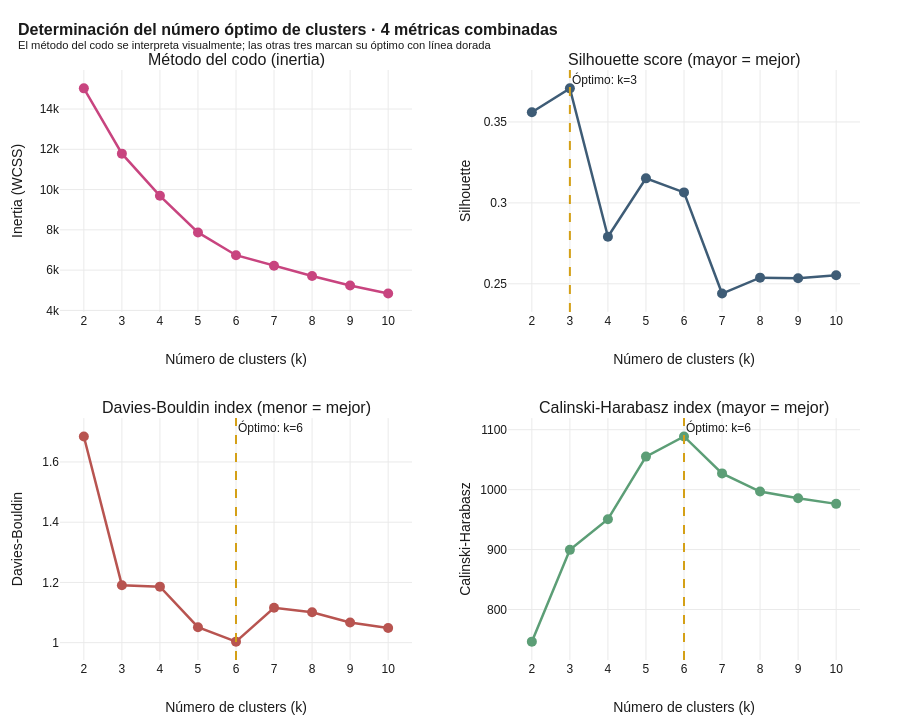

Notebook code for this chart:
### Code cell
# 3.2 Visualización combinada de las 4 métricas
fig = make_subplots(
    rows=2, cols=2,
    subplot_titles=("Método del codo (inertia)",
                     "Silhouette score (mayor = mejor)",
                     "Davies-Bouldin index (menor = mejor)",
                     "Calinski-Harabasz index (mayor = mejor)"),
    horizontal_spacing=0.12, vertical_spacing=0.18,
)

# 3.2.1 Codo: inertia
fig.add_trace(go.Scatter(
    x=df_k["k"], y=df_k["inertia"],
    mode="lines+markers", line=dict(color=COLOR_NACIONAL, width=2.5),
    marker=dict(size=10), showlegend=False,
), row=1, col=1)

# 3.2.2 Silhouette (mayor es mejor)
k_best_sil = df_k.loc[df_k["silhouette"].idxmax(), "k"]
fig.add_trace(go.Scatter(
    x=df_k["k"], y=df_k["silhouette"],
    mode="lines+markers", line=dict(color=COLOR_INTERNACIONAL, width=2.5),
    marker=dict(size=10), showlegend=False,
), row=1, col=2)
fig.add_vline(x=k_best_sil, line_dash="dash", line_color=COLOR_DESTACAR,
               annotation_text=f"Óptimo: k={k_best_sil}", row=1, col=2)

# 3.2.3 Davies-Bouldin (menor es mejor)
k_best_db = df_k.loc[df_k["davies_bouldin"].idxmin(), "k"]
fig.add_trace(go.Scatter(
    x=df_k["k"], y=df_k["davies_bouldin"],
    mode="lines+markers", line=dict(color=COLOR_NEGATIVO, width=2.5),
    marker=dict(size=10), showlegend=False,
), row=2, col=1)
fig.add_vline(x=k_best_db, line_dash="dash", line_color=COLOR_DESTACAR,
               annotation_text=f"Óptimo: k={k_best_db}", row=2, col=1)

# 3.2.4 Calinski-Harabasz (mayor es mejor)
k_best_ch = df_k.loc[df_k["calinski_harabasz"].idxmax(), "k"]
fig.add_trace(go.Scatter(
    x=df_k["k"], y=df_k["calinski_harabasz"],
    mode="lines+markers", line=dict(color=COLOR_POSITIVO, width=2.5),
    marker=dict(size=10), showlegend=False,
), row=2, col=2)
fig.add_vline(x=k_best_ch, line_dash="dash", line_color=COLOR_DESTACAR,
               annotation_text=f"Óptimo: k={k_best_ch}", row=2, col=2)

# Ejes
for r in range(1, 3):
    for c in range(1, 3):
        fig.update_xaxes(title_text="Número de clusters (k)", row=r, col=c, dtick=1)
fig.update_yaxes(title_text="Inertia (WCSS)", row=1, col=1)
fig.update_yaxes(title_text="Silhouette", row=1, col=2)
fig.update_yaxes(title_text="Davies-Bouldin", row=2, col=1)
fig.update_yaxes(title_text="Calinski-Harabasz", row=2, col=2)

fig.update_layout(
    title=dict(text="<b>Determinación del número óptimo de clusters · 4 métricas combinadas</b><br><sup>El método del codo se interpreta visualmente; las otras tres marcan su óptimo con línea dorada</sup>"),
    height=720, showlegend=False,
)
guardar_y_mostrar(fig, "05_kopt_metricas", h=720)

### Figure 1 — Plotly figure (JSON) as saved in the notebook; plotly's stock layout.template omitted (floating-point values rounded to 4 significant figures)
{"data": [{"line": {"color": "#C8447F", "width": 2.5}, "marker": {"size": 10}, "mode": "lines+markers", "showlegend": false, "type": "scatter", "x": [2, 3, 4, 5, 6, 7, 8, 9, 10], "xaxis": "x", "y": [15030.0, 11780.0, 9691.0, 7873.0, 6741.0, 6216.0, 5711.0, 5237.0, 4837.0], "yaxis": "y"}, {"line": {"color": "#3E5C76", "width": 2.5}, "marker": {"size": 10}, "mode": "lines+markers", "showlegend": false, "type": "scatter", "x": [2, 3, 4, 5, 6, 7, 8, 9, 10], "xaxis": "x2", "y": [0.356, 0.3708, 0.2791, 0.3152, 0.3065, 0.244, 0.2538, 0.2534, 0.2553], "yaxis": "y2"}, {"line": {"color": "#B85450", "width": 2.5}, "marker": {"size": 10}, "mode": "lines+markers", "showlegend": false, "type": "scatter", "x": [2, 3, 4, 5, 6, 7, 8, 9, 10], "xaxis": "x3", "y": [1.685, 1.191, 1.186, 1.051, 1.003, 1.116, 1.101, 1.067, 1.049], "yaxis": "y3"}, {"line": {"color": "#5C9E76", "width": 2.5}, "marker": {"size": 10}, "mode": "lines+markers", "showlegend": false, "type": "scatter", "x": [2, 3, 4, 5, 6, 7, 8, 9, 10], "xaxis": "x4", "y": [746.4, 899.5, 950.7, 1055.0, 1089.0, 1027.0, 996.8, 985.6, 976.3], "yaxis": "y4"}], "layout": {"annotations": [{"font": {"size": 16}, "showarrow": false, "text": "Método del codo (inertia)", "x": 0.22, "xanchor": "center", "xref": "paper", "y": 1, "yanchor": "bottom", "yref": "paper"}, {"font": {"size": 16}, "showarrow": false, "text": "Silhouette score (mayor = mejor)", "x": 0.78, "xanchor": "center", "xref": "paper", "y": 1, "yanchor": "bottom", "yref": "paper"}, {"font": {"size": 16}, "showarrow": false, "text": "Davies-Bouldin index (menor = mejor)", "x": 0.22, "xanchor": "center", "xref": "paper", "y": 0.41, "yanchor": "bottom", "yref": "paper"}, {"font": {"size": 16}, "showarrow": false, "text": "Calinski-Harabasz index (mayor = mejor)", "x": 0.78, "xanchor": "center", "xref": "paper", "y": 0.41, "yanchor": "bottom", "yref": "paper"}, {"showarrow": false, "text": "Óptimo: k=3", "x": 3, "xanchor": "left", "xref": "x2", "y": 1, "yanchor": "top", "yref": "y2 domain"}, {"showarrow": false, "text": "Óptimo: k=6", "x": 6, "xanchor": "left", "xref": "x3", "y": 1, "yanchor": "top", "yref": "y3 domain"}, {"showarrow": false, "text": "Óptimo: k=6", "x": 6, "xanchor": "left", "xref": "x4", "y": 1, "yanchor": "top", "yref": "y4 domain"}], "height": 720, "shapes": [{"line": {"color": "#D4A017", "dash": "dash"}, "type": "line", "x0": 3, "x1": 3, "xref": "x2", "y0": 0, "y1": 1, "yref": "y2 domain"}, {"line": {"color": "#D4A017", "dash": "dash"}, "type": "line", "x0": 6, "x1": 6, "xref": "x3", "y0": 0, "y1": 1, "yref": "y3 domain"}, {"line": {"color": "#D4A017", "dash": "dash"}, "type": "line", "x0": 6, "x1": 6, "xref": "x4", "y0": 0, "y1": 1, "yref": "y4 domain"}], "showlegend": false, "title": {"text": "<b>Determinación del número óptimo de clusters · 4 métricas combinadas</b><br><sup>El método del codo se interpreta visualmente; las otras tres marcan su óptimo con línea dorada</sup>"}, "xaxis": {"anchor": "y", "domain": [0, 0.44], "dtick": 1, "title": {"text": "Número de clusters (k)"}}, "xaxis2": {"anchor": "y2", "domain": [0.56, 1], "dtick": 1, "title": {"text": "Número de clusters (k)"}}, "xaxis3": {"anchor": "y3", "domain": [0, 0.44], "dtick": 1, "title": {"text": "Número de clusters (k)"}}, "xaxis4": {"anchor": "y4", "domain": [0.56, 1], "dtick": 1, "title": {"text": "Número de clusters (k)"}}, "yaxis": {"anchor": "x", "domain": [0.59, 1], "title": {"text": "Inertia (WCSS)"}}, "yaxis2": {"anchor": "x2", "domain": [0.59, 1], "title": {"text": "Silhouette"}}, "yaxis3": {"anchor": "x3", "domain": [0, 0.41], "title": {"text": "Davies-Bouldin"}}, "yaxis4": {"anchor": "x4", "domain": [0, 0.41], "title": {"text": "Calinski-Harabasz"}}}}
